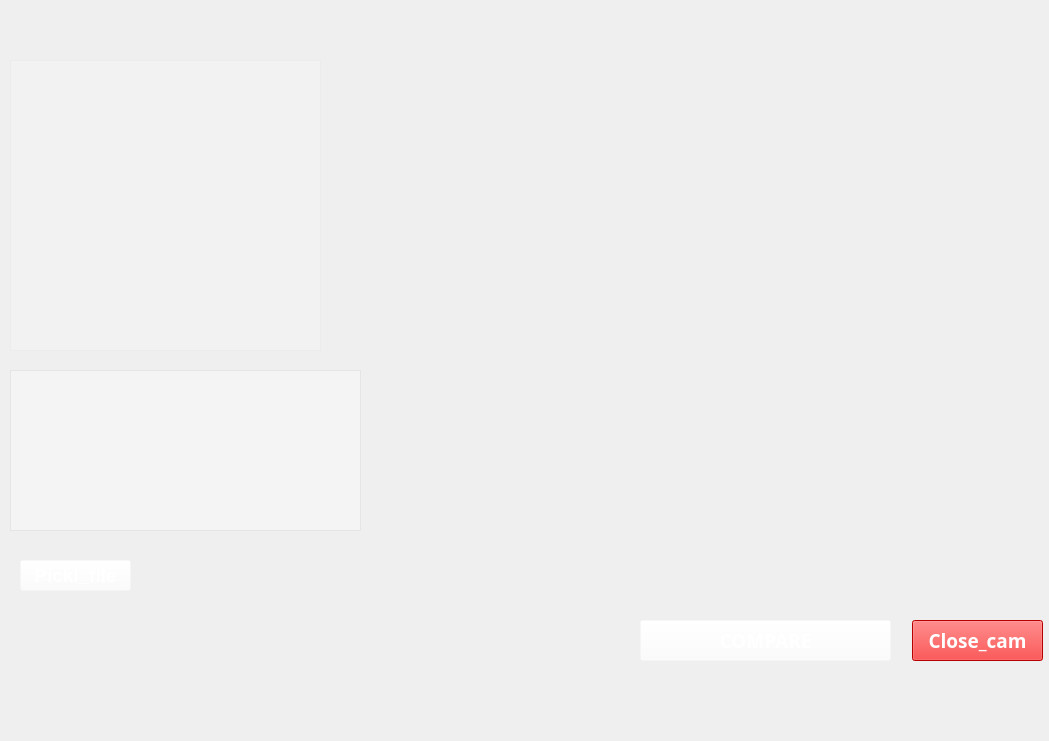
<?xml version="1.0" encoding="UTF-8"?>
<ui version="4.0">
 <class>MainWindow</class>
 <widget class="QMainWindow" name="MainWindow">
  <property name="geometry">
   <rect>
    <x>0</x>
    <y>0</y>
    <width>1049</width>
    <height>741</height>
   </rect>
  </property>
  <property name="cursor">
   <cursorShape>ArrowCursor</cursorShape>
  </property>
  <property name="windowTitle">
   <string>MainWindow</string>
  </property>
  <widget class="QWidget" name="centralwidget">
   <widget class="QLabel" name="fon">
    <property name="geometry">
     <rect>
      <x>0</x>
      <y>0</y>
      <width>1151</width>
      <height>741</height>
     </rect>
    </property>
    <property name="acceptDrops">
     <bool>true</bool>
    </property>
    <property name="text">
     <string/>
    </property>
    <property name="pixmap">
     <pixmap>../../фон/dfbd.jpeg</pixmap>
    </property>
    <property name="scaledContents">
     <bool>true</bool>
    </property>
   </widget>
   <widget class="QLabel" name="camera">
    <property name="enabled">
     <bool>false</bool>
    </property>
    <property name="geometry">
     <rect>
      <x>500</x>
      <y>80</y>
      <width>541</width>
      <height>511</height>
     </rect>
    </property>
    <property name="text">
     <string/>
    </property>
   </widget>
   <widget class="QPushButton" name="camera_on">
    <property name="geometry">
     <rect>
      <x>640</x>
      <y>620</y>
      <width>251</width>
      <height>41</height>
     </rect>
    </property>
    <property name="font">
     <font>
      <family>Old English Text MT</family>
      <pointsize>14</pointsize>
      <weight>75</weight>
      <italic>false</italic>
      <bold>true</bold>
      <underline>false</underline>
      <strikeout>false</strikeout>
      <kerning>true</kerning>
     </font>
    </property>
    <property name="styleSheet">
     <string notr="true">background-color: rgb(255, 255, 255, 0);
color: rgb(255, 255, 255);</string>
    </property>
    <property name="text">
     <string>COMPARE</string>
    </property>
   </widget>
   <widget class="QPushButton" name="camera_off">
    <property name="geometry">
     <rect>
      <x>912</x>
      <y>620</y>
      <width>131</width>
      <height>41</height>
     </rect>
    </property>
    <property name="font">
     <font>
      <family>Old English Text MT</family>
      <pointsize>14</pointsize>
      <weight>75</weight>
      <bold>true</bold>
     </font>
    </property>
    <property name="styleSheet">
     <string notr="true">background-color: rgb(255, 0, 0);
color: rgb(255, 255, 255);</string>
    </property>
    <property name="text">
     <string>Close_cam</string>
    </property>
   </widget>
   <widget class="QScrollArea" name="scrollArea">
    <property name="geometry">
     <rect>
      <x>10</x>
      <y>60</y>
      <width>311</width>
      <height>291</height>
     </rect>
    </property>
    <property name="styleSheet">
     <string notr="true">background-color: rgb(255, 255, 255, 25);</string>
    </property>
    <property name="widgetResizable">
     <bool>true</bool>
    </property>
    <widget class="QWidget" name="scrollAreaWidgetContents">
     <property name="geometry">
      <rect>
       <x>0</x>
       <y>0</y>
       <width>309</width>
       <height>289</height>
      </rect>
     </property>
    </widget>
   </widget>
   <widget class="QPlainTextEdit" name="plainTextEdit">
    <property name="geometry">
     <rect>
      <x>10</x>
      <y>370</y>
      <width>351</width>
      <height>161</height>
     </rect>
    </property>
    <property name="styleSheet">
     <string notr="true">background-color: rgb(255, 255, 255,80);</string>
    </property>
   </widget>
   <widget class="QPushButton" name="pickl_file">
    <property name="geometry">
     <rect>
      <x>20</x>
      <y>560</y>
      <width>111</width>
      <height>31</height>
     </rect>
    </property>
    <property name="font">
     <font>
      <family>Nirmala UI</family>
      <pointsize>14</pointsize>
      <weight>75</weight>
      <bold>true</bold>
     </font>
    </property>
    <property name="styleSheet">
     <string notr="true">color: rgb(255, 255, 255);
background-color: rgb(255, 255, 255, 0);</string>
    </property>
    <property name="text">
     <string>Pickl_file</string>
    </property>
   </widget>
  </widget>
 </widget>
 <resources/>
 <connections/>
</ui>
